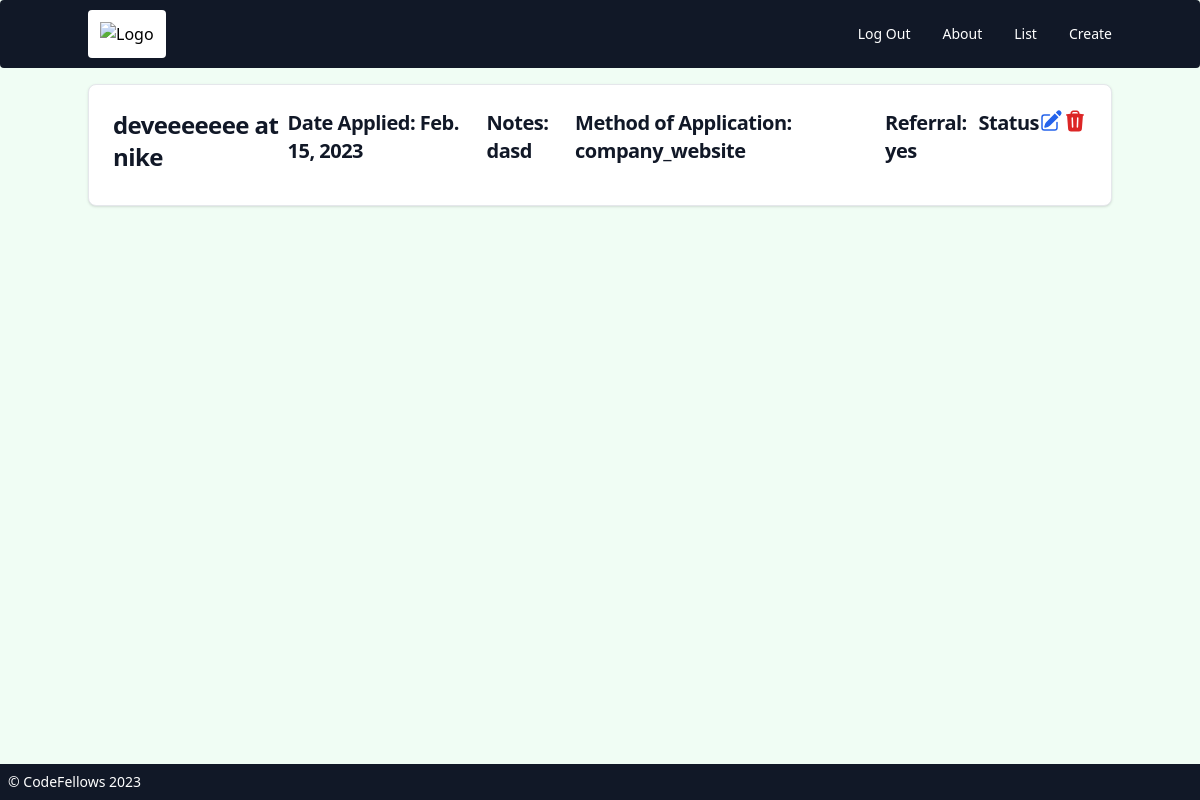
/jobs/7/ (signed in), run on the app's committed database.
### jobs/models.py (models this page shows, shortened)
class Job(models.Model):
    owner = models.ForeignKey(
        get_user_model(), on_delete=models.CASCADE, null=True, blank=True
    )
    company = models.TextField(blank=True)
    job_title = models.TextField(blank=True)
    date_applied = models.DateField()
    notes = models.TextField(blank=True)
    method_of_applications = models.TextField(blank=True)
    referrals = models.TextField(blank=True)
    first = models.BooleanField(default=False)
    second = models.BooleanField(default=False)
    third = models.BooleanField(default=False)
    rejected = models.BooleanField(default=False)
    offer = models.BooleanField(default=False)

### jobs/views_front.py (the view)
class JobDetailView(LoginRequiredMixin, DetailView):
    template_name = "jobs/job_detail.html"
    model = Job
    context_object_name = "job"

### templates/jobs/job_detail.html (shortened to what this page needs)
{% extends 'base.html' %}
{% block content %}
<div class="space-y-8 p-6 bg-white border border-gray-200 rounded-lg shadow dark:bg-gray-800 dark:border-gray-700">
  <div class="flex">
    <h5 class=" flex-auto mb-2 text-2xl font-bold tracking-tight text-gray-900 dark:text-white">{{ job.job_title }} at {{ job.company }}</h5>
    <p class=" flex-auto mb-2 text-xl font-bold tracking-tight text-gray-900 dark:text-white">Date Applied: {{ job.date_applied }}</p>
    <p class=" flex-auto mb-2 text-xl font-bold tracking-tight text-gray-900 dark:text-white">Notes: {{ job.notes }}</p>
    <p class=" flex-auto mb-2 text-xl font-bold tracking-tight text-gray-900 dark:text-white">Method of Application: {{ job.method_of_applications }}</p>
    <p class=" flex-auto mb-2 text-xl font-bold tracking-tight text-gray-900 dark:text-white">Referral: {{ job.referrals }}</p>
    <div>
      <h5 class=" flex-auto mb-2 text-xl font-bold tracking-tight text-gray-900 dark:text-white">Status</h5>
    </div>
    <a href="{% url 'job_update' job.pk %}">
    </a>
    <a href="{% url 'job_delete' job.pk %}">
    </a>
  </div>
</div>
{% endblock content %}

### data on the page
Job: job_title "deveeeeeee", company "nike", date_applied "Feb. 15, 2023", notes "dasd", method_of_applications "company_website", referrals "yes"
